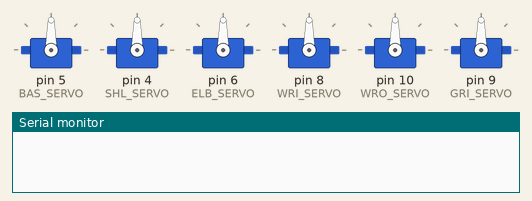
Simulated run of this sketch. Board: Arduino Uno, built with avr-gcc and run on an emulated ATmega328P. On the bench: 6 × servo, the last lines printed to the serial monitor. At 31.0 s the program stops and its outputs stay as they are.

Above: at 0.1 s.
At 14.1 s:
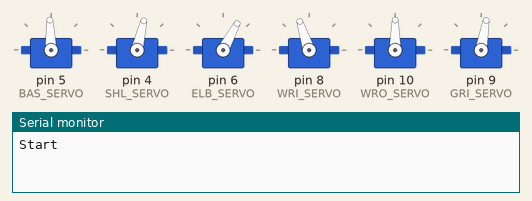
Timing chart, 0 to 29.2 s (numbered marks = the images above):
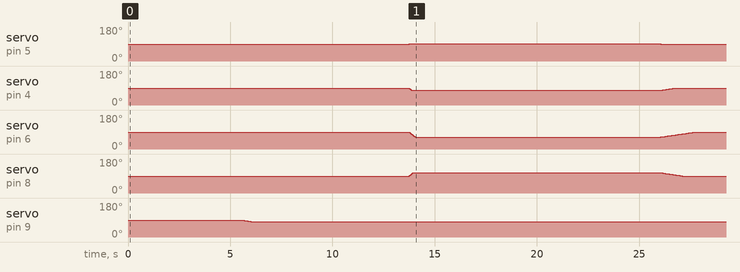

The sketch:

Robot_Arm.ino
```cpp
#include "VarSpeedServo.h"

/* Servo control for AL5D arm */

/* Arm dimensions( mm ) */

#define BASE_HGT 95 //base height

#define HUMERUS 125 //shoulder-to-elbow "bone"

#define ULNA 95 //elbow-to-wrist "bone"

#define GRIPPER 160 //gripper (incl.heavy duty wrist rotate mechanism) length "

#define ftl(x) ((x)>=0?(long)((x)+0.5):(long)((x)-0.5)) //float to long conversion

/* Servo names/numbers *

* Base servo HS-485HB */

#define BAS_SERVO 5

/* Shoulder Servo HS-5745-MG */

#define SHL_SERVO 4

/* Elbow Servo HS-5745-MG */

#define ELB_SERVO 6

/* Wrist servo HS-645MG */

#define WRI_SERVO 8

/* Wrist rotate servo HS-485HB */

#define WRO_SERVO 10

/* Gripper servo HS-422 */

#define GRI_SERVO 9

/* pre-calculations */

float hum_sq = HUMERUS*HUMERUS;

float uln_sq = ULNA*ULNA;

int servoSPeed = 10;

//ServoShield servos; //ServoShield object

VarSpeedServo servo1,servo2,servo3,servo4,servo5,servo6;

int loopCounter=0;

int pulseWidth = 6.6;

int microsecondsToDegrees;

void setup()

{

servo1.attach( BAS_SERVO, 544, 2400 );

servo2.attach( SHL_SERVO, 544, 2400 );

servo3.attach( ELB_SERVO, 544, 2400 );

servo4.attach( WRI_SERVO, 544, 2400 );

servo5.attach( WRO_SERVO, 544, 2400 );

servo6.attach( GRI_SERVO, 544, 2400 );

delay( 5500 );

//servos.start(); //Start the servo shield

servo_park();

delay(4000);

Serial.begin(9600);

Serial.println("Start");

}

void loop()

{

loopCounter +=1;

//set_arm( -300, 0, 100, 0 ,10); //

//delay(7000);

//zero_x();

//line();

circle();

delay(4000);

if (loopCounter > 1) {

servo_park();

//set_arm( 0, 0, 0, 0 ,10); // park

delay(5000);

exit(0); }//pause program - hit reset to continue

//exit(0);

}

/* arm positioning routine utilizing inverse kinematics */

/* z is height, y is distance from base center out, x is side to side. y,z can only be positive */

//void set_arm( uint16_t x, uint16_t y, uint16_t z, uint16_t grip_angle )

void set_arm( float x, float y, float z, float grip_angle_d, int servoSpeed )

{

float grip_angle_r = radians( grip_angle_d ); //grip angle in radians for use in calculations

/* Base angle and radial distance from x,y coordinates */

float bas_angle_r = atan2( x, y );

float rdist = sqrt(( x * x ) + ( y * y ));

/* rdist is y coordinate for the arm */

y = rdist;

/* Grip offsets calculated based on grip angle */

float grip_off_z = ( sin( grip_angle_r )) * GRIPPER;

float grip_off_y = ( cos( grip_angle_r )) * GRIPPER;

/* Wrist position */

float wrist_z = ( z - grip_off_z ) - BASE_HGT;

float wrist_y = y - grip_off_y;

/* Shoulder to wrist distance ( AKA sw ) */

float s_w = ( wrist_z * wrist_z ) + ( wrist_y * wrist_y );

float s_w_sqrt = sqrt( s_w );

/* s_w angle to ground */

float a1 = atan2( wrist_z, wrist_y );

/* s_w angle to humerus */

float a2 = acos((( hum_sq - uln_sq ) + s_w ) / ( 2 * HUMERUS * s_w_sqrt ));

/* shoulder angle */

float shl_angle_r = a1 + a2;

float shl_angle_d = degrees( shl_angle_r );

/* elbow angle */

float elb_angle_r = acos(( hum_sq + uln_sq - s_w ) / ( 2 * HUMERUS * ULNA ));

float elb_angle_d = degrees( elb_angle_r );

float elb_angle_dn = -( 180.0 - elb_angle_d );

/* wrist angle */

float wri_angle_d = ( grip_angle_d - elb_angle_dn ) - shl_angle_d;

/* Servo pulses */

float bas_servopulse = 1500.0 - (( degrees( bas_angle_r )) * pulseWidth );

float shl_servopulse = 1500.0 + (( shl_angle_d - 90.0 ) * pulseWidth );

float elb_servopulse = 1500.0 - (( elb_angle_d - 90.0 ) * pulseWidth );

//float wri_servopulse = 1500 + ( wri_angle_d * pulseWidth );

//float wri_servopulse = 1500 + ( wri_angle_d * pulseWidth );

float wri_servopulse = 1500 - ( wri_angle_d * pulseWidth );// updated 2018/2/11 by jimrd - I changed the plus to a minus - not sure how this code worked for anyone before. Could be that the elbow servo was mounted with 0 degrees facing down rather than up.

/* Set servos */

//servos.setposition( BAS_SERVO, ftl( bas_servopulse ));

microsecondsToDegrees = map(ftl(bas_servopulse),544,2400,0,180);

servo1.write(microsecondsToDegrees,servoSpeed); // use this function so that you can set servo speed //

//servos.setposition( SHL_SERVO, ftl( shl_servopulse ));

microsecondsToDegrees = map(ftl(shl_servopulse),544,2400,0,180);

servo2.write(microsecondsToDegrees,servoSpeed);

//servos.setposition( ELB_SERVO, ftl( elb_servopulse ));

microsecondsToDegrees = map(ftl(elb_servopulse),544,2400,0,180);

servo3.write(microsecondsToDegrees,servoSpeed);

//servos.setposition( WRI_SERVO, ftl( wri_servopulse ));

microsecondsToDegrees = map(ftl(wri_servopulse),544,2400,0,180);

servo4.write(microsecondsToDegrees,servoSpeed);

}

/* move servos to parking position */

void servo_park()

{

//servos.setposition( BAS_SERVO, 1500 );

servo1.write(90,10);

//servos.setposition( SHL_SERVO, 2100 );

servo2.write(90,10);

//servos.setposition( ELB_SERVO, 2100 );

servo3.write(90,10);

//servos.setposition( WRI_SERVO, 1800 );

servo4.write(90,10);

//servos.setposition( WRO_SERVO, 600 );

servo5.write(90,10);

//servos.setposition( GRI_SERVO, 900 );

servo6.write(80,10);

return;

}

void zero_x()

{

for( double yaxis = 250.0; yaxis < 400.0; yaxis += 1 ) {

Serial.print(" yaxis= : ");Serial.println(yaxis);

set_arm( 0, yaxis, 200.0, 0 ,10);

delay( 10 );

}

for( double yaxis = 400.0; yaxis > 250.0; yaxis -= 1 ) {

set_arm( 0, yaxis, 200.0, 0 ,10);

delay( 10 );

}

}

/* moves arm in a straight line */

void line()

{

for( double xaxis = -100.0; xaxis < 100.0; xaxis += 0.5 ) {

set_arm( xaxis, 250, 120, 0 ,10);

delay( 10 );

}

for( float xaxis = 100.0; xaxis > -100.0; xaxis -= 0.5 ) {

set_arm( xaxis, 250, 120, 0 ,10);

delay( 10 );

}

}

void circle()

{

#define RADIUS 50.0

//float angle = 0;

float zaxis,yaxis;

for( float angle = 0.0; angle < 360.0; angle += 1.0 ) {

yaxis = RADIUS * sin( radians( angle )) + 300;

zaxis = RADIUS * cos( radians( angle )) + 200;

set_arm( 0, yaxis, zaxis, 0 ,50);

delay( 10 );

}

}
```

Measured:
- by itself, servo on pin 5 (BAS_SERVO): 90° → 92° at 13.7 s, → 91° 12.3 s later, → 90° 0.06 s later
- by itself, servo on pin 8 (WRI_SERVO): rises from 90° to 108° in 0.20 s, then falls to 90° in 13.1 s
